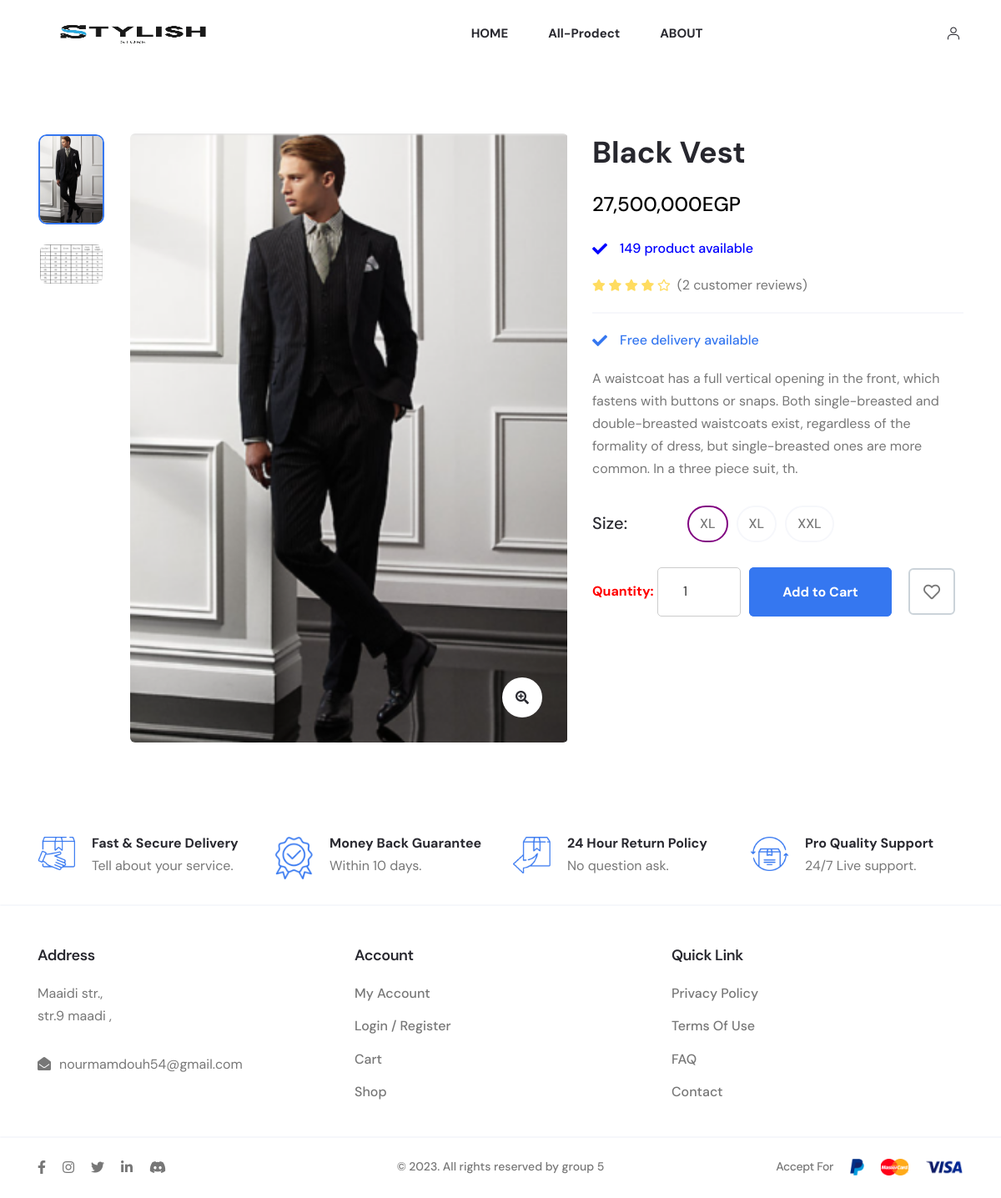
The page /web_user/fashionApp.php?act=detail_product&id=91 on the database as committed earlier.
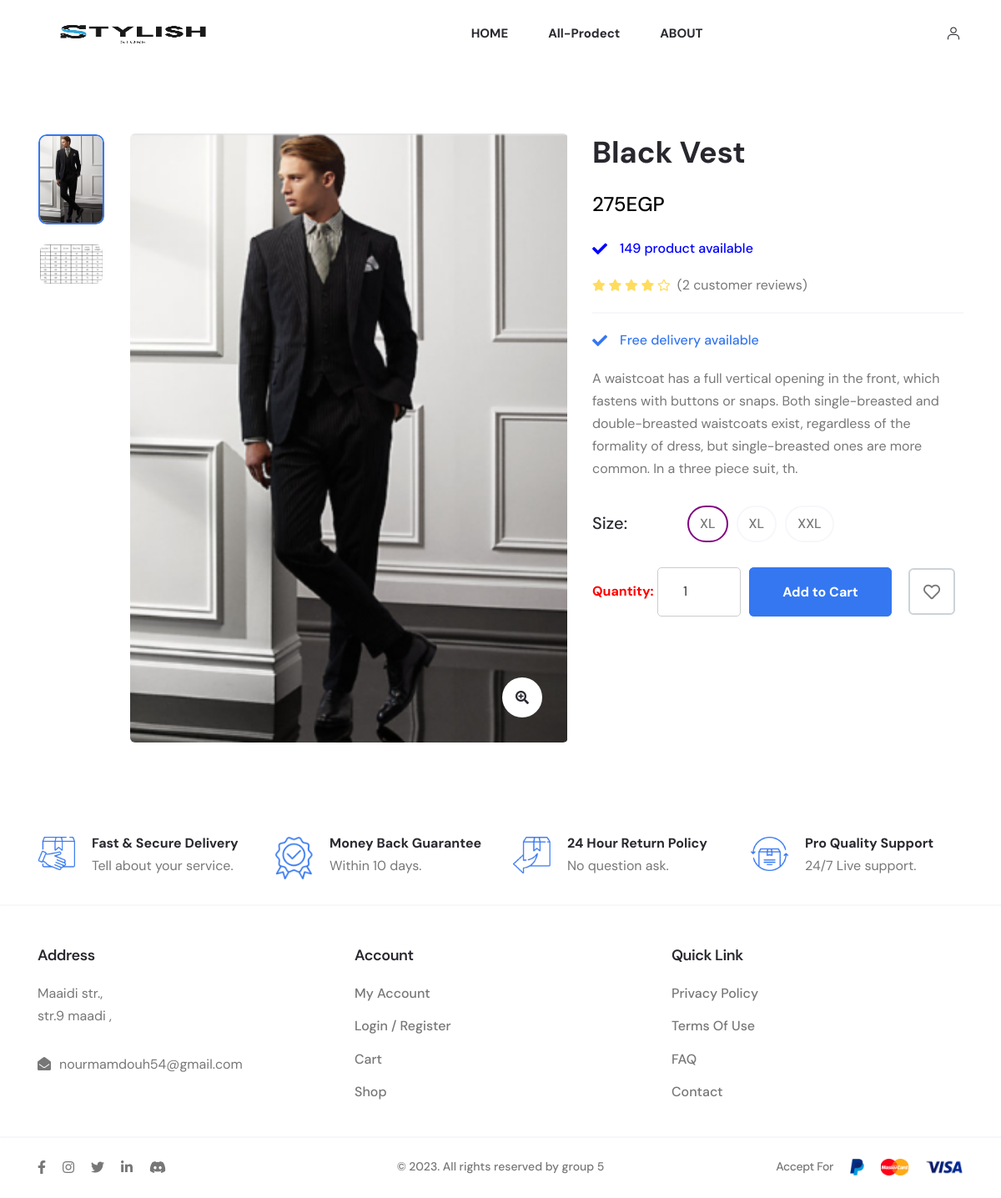
The same page on the database as committed later.
### tables this page shows
CREATE TABLE `tbl_product` (
  `id_product` int(6) NOT NULL,
  `product_name` varchar(255) NOT NULL,
  `quantity` int(11) NOT NULL DEFAULT 0,
  `product_img` varchar(50) NOT NULL,
  `product_prices` int(10) NOT NULL DEFAULT 0,
  `catalog_id` int(4) NOT NULL,
  `employee_entry` int(11) NOT NULL,
  `entry_date` date NOT NULL DEFAULT current_timestamp(),
  `sup_id` int(11) NOT NULL,
  `view` tinyint(4) NOT NULL DEFAULT 0,
  `special` tinyint(4) NOT NULL DEFAULT 0,
  `old_prices` int(11) NOT NULL DEFAULT 0,
  `description` varchar(255) NOT NULL,
  `size` varchar(5) NOT NULL DEFAULT 'L'
);

### model_user/productdb_user.php (called while the page is built, shortened)
<?php
function get_detail_product($id){
    $conn=connectdb();
    $stmt = $conn->prepare("SELECT * FROM tbl_product Where id_product =".$id);
    $stmt->execute();
    $kq=$stmt->fetchAll();
    return $kq;
}
?>

### web_user/detail_product.php (the view, shortened to what the changed rows need)
<?php
  $i = 0;
  echo '
      <div class="axil-single-product-area axil-section-gap pb--0 bg-color-white">
          <div class="single-product-thumb mb--40">
              <div class="container">
                  <div class="row">
                      <div class="col-lg-7 mb--40">
                          <div class="row">
                              <div class="col-lg-10 order-lg-2">
                                  <div class="single-product-thumbnail-wrap zoom-gallery">
                                      <div class="single-product-thumbnail product-large-thumbnail-3 axil-product">
                                          <div class="thumbnail">
                                              <a href="../uploads/' . $detail_product[0]["product_img"] . '" class="popup-zoom">
                                                  <img class="custom_img_detail" src="../uploads/' . $detail_product[0]["product_img"] . '" alt="Product Images">
                                              </a>
                                          </div>
                                      </div>
                                      <div class="product-quick-view position-view">
                                          <a href="../uploads/' . $detail_product[0]["product_img"] . '" class="popup-zoom">
                                              <i class="fas fa-search-plus"></i>
                                          </a>
                                      </div>
                                  </div>
                              </div>
                              <div class="col-lg-2 order-lg-1">
                                  <div class="product-small-thumb-3 small-thumb-wrapper">
                                      <div class="small-thumb-img">
                                          <img src="../uploads/' . $detail_product[0]["product_img"] . '" alt="thumb image">
                                      </div>
                                      <div class="small-thumb-img">
                                          <img src="../uploads/size.png" alt="thumb image">
                                      </div>
                                  </div>
                              </div>
                          </div>
                      </div>
                      <div class="col-lg-5 mb--40">
                          <div class="single-product-content">
                              <div class="inner">
                                  <h2 class="product-title">' . $detail_product[0]["product_name"] . '</h2>
                                  <span class="price-amount">' . number_format($detail_product[0]["product_prices"]) . 'EGP</span>';
  if ($detail_product[0]["quantity"] == 0) {
      echo '
                                          <ul class="product-meta">
                                              <li style="color: red;"><i class="fas fa-times"></i>Run out of stock</li>
                                              <li style="color: red;"><i class="fas fa-times"></i>' . $detail_product[0]["quantity"] . ' product available</li>
                                          </ul>
                                      ';
  } else {
      echo '
                                          <ul class="product-meta">
                                              <li style="color: Blue;"><i class="fas fa-check"></i>' . $detail_product[0]["quantity"] . ' product available</li>
                                          </ul>
                                      ';
  }
  echo '
                                  <div class="product-rating">
                                      <div class="star-rating">
                                          <i class="fas fa-star"></i>
                                          <i class="fas fa-star"></i>
                                          <i class="fas fa-star"></i>
                                          <i class="fas fa-star"></i>
                                          <i class="far fa-star"></i>
                                      </div>
                                      <div class="review-link">
                                          <a href="#">(<span>2</span> customer reviews)</a>
                                      </div>
                                  </div>
                                  <ul class="product-meta">
                                      <li><i class="fas fa-check"></i>Free delivery available</li>
                                  </ul>
                                  <p class="description">' . $detail_product[0]["description"] . '.</p>
                                  <div class="product-variations-wrapper">
                                      <div class="product-variation product-size-variation">
                                          <h6 class="title">Size:</h6>
                                          <ul class="range-variant">
                                              <li onclick="highlightSize(this)" class="active">' . $detail_product[0]["size"] . '</li>
                                              <li onclick="highlightSize(this)">XL</li>
                                              <li onclick="highlightSize(this)">XXL</li>
                                          </ul>
                                      </div>
                                  </div>';
  echo '
                                  <div class="product-action-wrapper d-flex-center">
                                      <form id="slider_product_' . $i . '" action="fashionApp.php?act=add_cart" method="POST">
                                          <input type="hidden" value="' . $detail_product[0]["product_img"] . '" name="img">
                                          <input type="hidden" value="' . $detail_product[0]["product_name"] . '" name="name">
                                          <input type="hidden" value="' . $detail_product[0]["product_prices"] . '" name="price">
                                          <input type="hidden" value="' . $detail_product[0]["id_product"] . '" name="id">
                                          <input type="hidden" value="' . $detail_product[0]["size"] . '" name="size">
                                          <label style="color: red; font-weight: bold;">Quantity:</label>
                                          <input style="height: 59.2px; border: 1px solid #ccc; border-radius: 5px; font-size: 16px; color: #333;
                                          width: 100px;" type="number" name="quantity" value="1"  min="1" max="' . $detail_product[0]["quantity"] . '" placeholder="quantity"  oninput="limitInput(this)">
                                      </form>
                                      <ul class="product-action d-flex-center mb--0">';
  if ($detail_product[0]["quantity"] != 0) {
      echo '
                                                  <li class="add-to-cart"><a href="fashionApp.php?act=home" onclick="submitForm(' . $i . ')" class="axil-btn btn-bg-primary">Add to Cart</a></li>
                                                  <li class="wishlist"><a href="#" class="axil-btn wishlist-btn"><i class="far fa-heart"></i></a></li>
                                              ';
  } else {
      echo '
                                              <li class="add-to-cart" ><a style="background-color: grey; color: white;"href="#" class="axil-btn" >Out of stock</a></li>
                                              <li class="wishlist"><a href="#" class="axil-btn wishlist-btn"><i class="far fa-heart"></i></a></li>
                                              ';
  }
  echo '
                                      </ul>
                                  </div>
                              </div>
                          </div>
                      </div>
                  </div>
              </div>
          </div>
      </div>
  ';
  ?>

Rows that differ between the two databases and show on the page:
changed tbl_product "Black Vest": product_prices "27,500,000" → "275"
